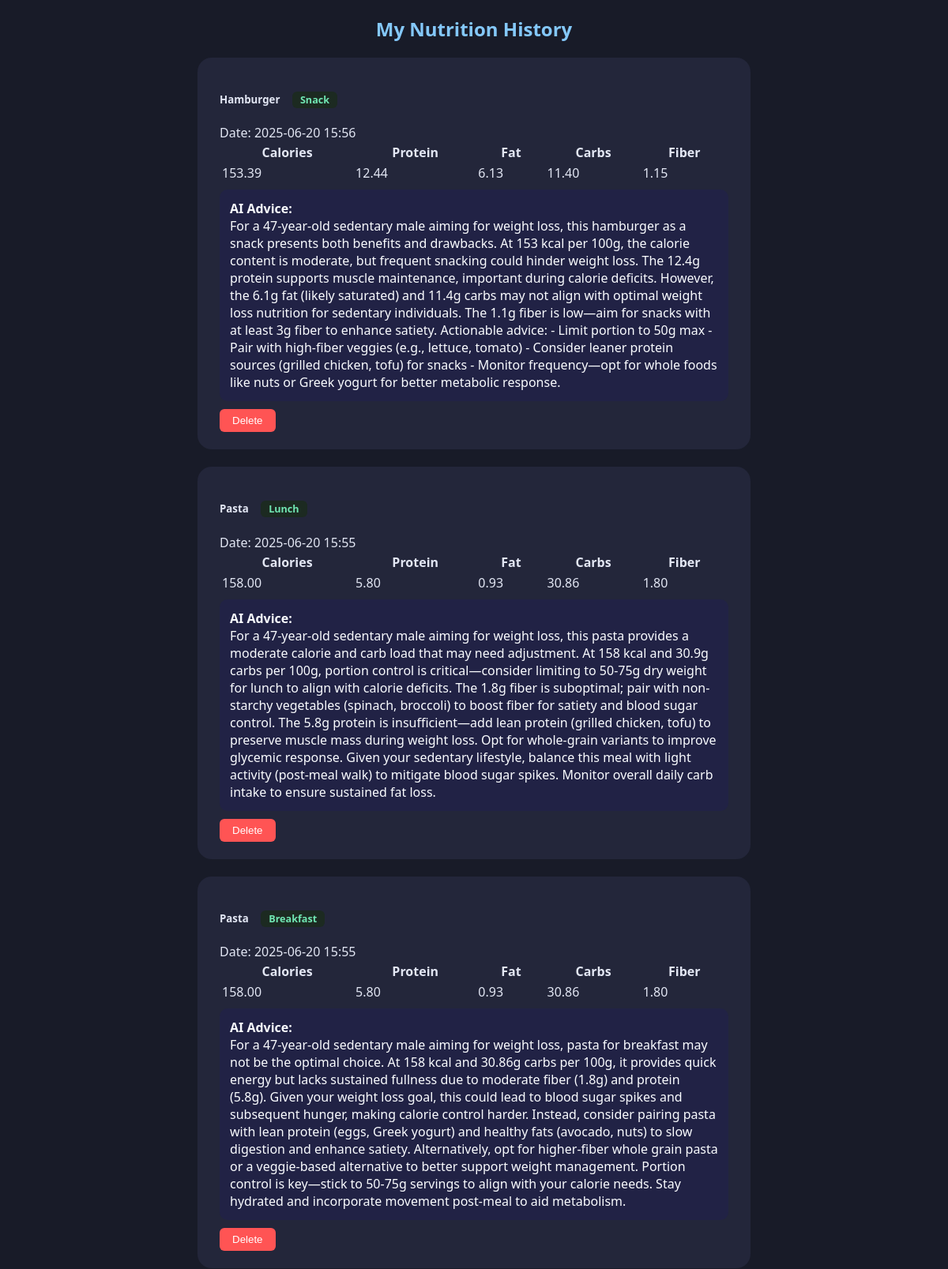
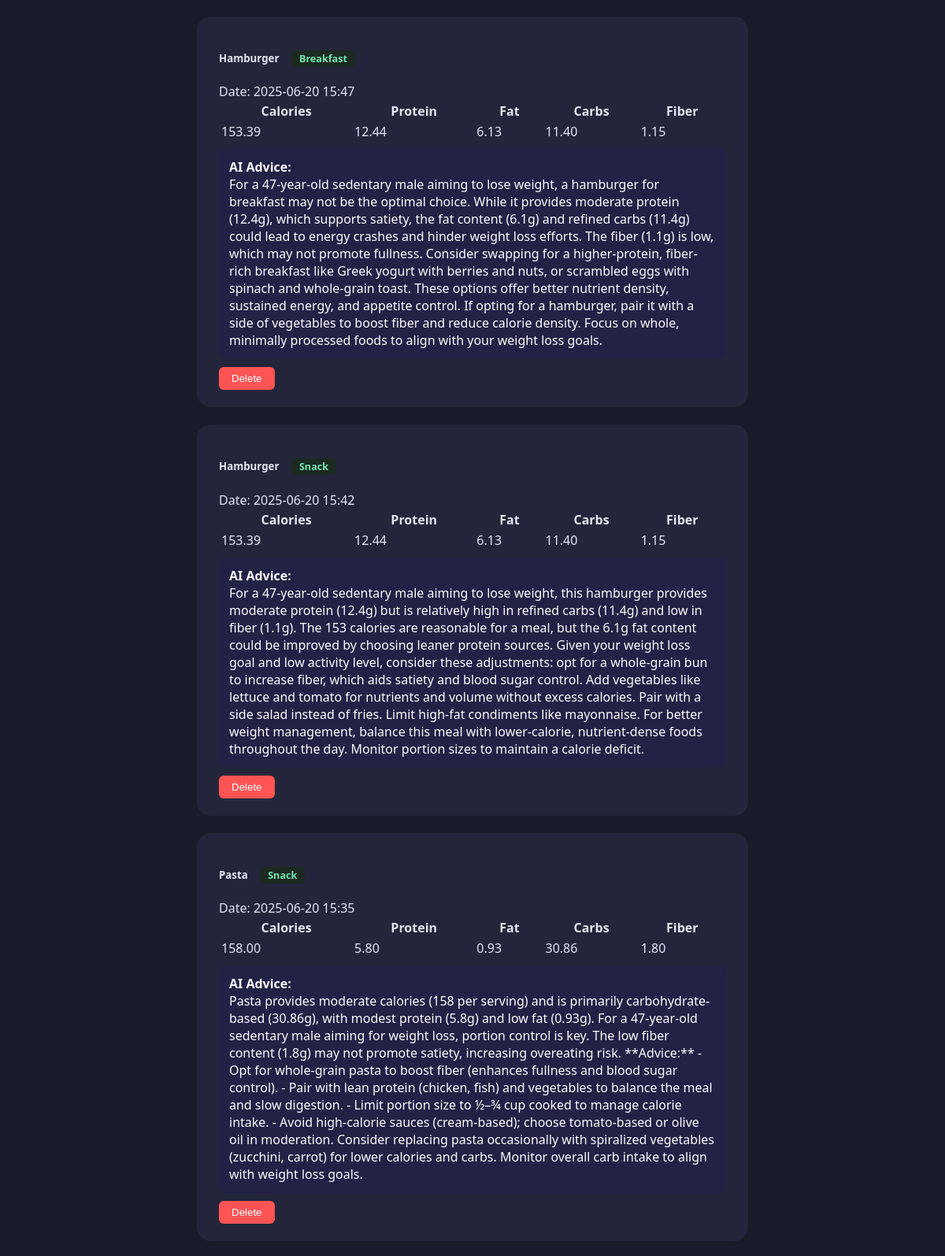
The page /history (signed in, upper part) on the database its author committed (2 pictures, top to bottom).
### backend/models.py (models this page shows)
class AnalysisHistory(db.Model):
    id = db.Column(db.Integer, primary_key=True)
    user_id = db.Column(db.Integer, nullable=False)
    food_name = db.Column(db.String(100))
    nutrients = db.Column(db.Text)
    ai_advice = db.Column(db.Text)
    timestamp = db.Column(db.DateTime, default=datetime.utcnow)
    tag = db.Column(db.String(20))

### app.py (the view)
    @app.route('/history')
    def history():
        if 'user_id' not in session:
            flash('Please log in first!')
            return redirect(url_for('login'))
        records = AnalysisHistory.query.filter_by(user_id=session['user_id']).order_by(
            AnalysisHistory.timestamp.desc()).all()
        for r in records:
            try:
                r.nutrients_dict = json.loads(r.nutrients)
            except Exception:
                r.nutrients_dict = {}
        return render_template('history.html', records=records)

### templates/history.html (shortened to what this page needs)
<!DOCTYPE html>
<html lang="en">
<head>
</head>
<body>
<h2 style="text-align:center;color:#84c8fa;">My Nutrition History</h2>
<div style="max-width:700px; margin:0 auto;">
    {% for item in records %}
    <div class="history-card">
        <h5>
            {{ item.food_name }}
            {% if item.tag %}
            <span class="meal-tag">
                            {{ item.tag.replace('_', ' ') | title }}
                        </span>
            {% endif %}
        </h5>
        <div>Date: {{ item.timestamp.strftime('%Y-%m-%d %H:%M') }}</div>
        <div class="nutrients-table">
            <table style="width:100%;">
                <tr>
                    {% for key in item.nutrients_dict.keys() %}
                    <th>{{ key|capitalize }}</th>
                    {% endfor %}
                </tr>
                <tr>
                    {% for value in item.nutrients_dict.values() %}
                    <td>
                        {% if value is number %}
                        {{ '%.2f'|format(value) }}
                        {% else %}
                        {{ value }}
                        {% endif %}
                    </td>
                    {% endfor %}
                </tr>
            </table>
        </div>
        {% if item.ai_advice %}
        <div class="advice"><b>AI Advice:</b><br>{{ item.ai_advice }}</div>
        {% endif %}
        <form action="{{ url_for('delete_history', history_id=item.id) }}" method="post" style="display:inline;">
            <button type="submit"
                    onclick="return confirm('Are you sure you want to delete this record?');"
                    style="background:#ff5454;color:#fff;border:none;border-radius:6px;padding:7px 16px;cursor:pointer;margin-top:10px;">
                Delete
            </button>
        </form>
    </div>
    {% endfor %}
</div>
</body>
</html>

### templates/history.html (style rules this page uses)
body { background: #181b28; color: #e2e6f3; font-family: 'Segoe UI', Arial, sans-serif; }
.history-card { background: #23263a; border-radius: 18px; margin-bottom: 22px; padding: 22px 28px; }
.advice { background: #212245; color: #fafcff; border-radius: 10px; padding: 13px; margin-top: 7px; }
.meal-tag { font-size: 0.95em; color: #71e7b3; background: #1c2a21; border-radius: 6px; padding: 2px 10px; margin-left: 12px; }

### rows shown on the page
AnalysisHistory: food_name "Hamburger", tag.replace "Snack", timestamp "2025-06-20 15:56", keys "Calories" "Protein" "Fat" "Carbs" "Fiber", value "153.39" "12.44" "6.13" "11.40" "1.15", ai_advice "For a 47-year-old sedentary male aiming for weight loss, this hamburger as a snack presents both benefits and drawbacks. At 153 kcal per 100g, the calorie content is moderate, but frequent snacking could hinder weight loss. The 12.4g protein supports muscle maintenance, important during calorie deficits. However, the 6.1g fat (likely saturated) and 11.4g carbs may not align with optimal weight loss nutrition for sedentary individuals. The 1.1g fiber is low—aim for snacks with at least 3g fiber to enhance satiety. Actionable advice: - Limit portion to 50g max - Pair with high-fiber veggies (e.g., lettuce, tomato) - Consider leaner protein sources (grilled chicken, tofu) for snacks - Monitor…"
AnalysisHistory: food_name "Pasta", tag.replace "Lunch", timestamp "2025-06-20 15:55", keys "Calories" "Protein" "Fat" "Carbs" "Fiber", value "158.00" "5.80" "0.93" "30.86" "1.80", ai_advice "For a 47-year-old sedentary male aiming for weight loss, this pasta provides a moderate calorie and carb load that may need adjustment. At 158 kcal and 30.9g carbs per 100g, portion control is critical—consider limiting to 50-75g dry weight for lunch to align with calorie deficits. The 1.8g fiber is suboptimal; pair with non-starchy vegetables (spinach, broccoli) to boost fiber for satiety and blood sugar control. The 5.8g protein is insufficient—add lean protein (grilled chicken, tofu) to preserve muscle mass during weight loss. Opt for whole-grain variants to improve glycemic response. Given your sedentary lifestyle, balance this meal with light activity (post-meal walk) to mitigate blood…"
AnalysisHistory: food_name "Pasta", tag.replace "Breakfast", timestamp "2025-06-20 15:55", keys "Calories" "Protein" "Fat" "Carbs" "Fiber", value "158.00" "5.80" "0.93" "30.86" "1.80", ai_advice "For a 47-year-old sedentary male aiming for weight loss, pasta for breakfast may not be the optimal choice. At 158 kcal and 30.86g carbs per 100g, it provides quick energy but lacks sustained fullness due to moderate fiber (1.8g) and protein (5.8g). Given your weight loss goal, this could lead to blood sugar spikes and subsequent hunger, making calorie control harder. Instead, consider pairing pasta with lean protein (eggs, Greek yogurt) and healthy fats (avocado, nuts) to slow digestion and enhance satiety. Alternatively, opt for higher-fiber whole grain pasta or a veggie-based alternative to better support weight management. Portion control is key—stick to 50-75g servings to align with…"
AnalysisHistory: food_name "Hamburger", tag.replace "Breakfast", timestamp "2025-06-20 15:47", keys "Calories" "Protein" "Fat" "Carbs" "Fiber", value "153.39" "12.44" "6.13" "11.40" "1.15", ai_advice "For a 47-year-old sedentary male aiming to lose weight, a hamburger for breakfast may not be the optimal choice. While it provides moderate protein (12.4g), which supports satiety, the fat content (6.1g) and refined carbs (11.4g) could lead to energy crashes and hinder weight loss efforts. The fiber (1.1g) is low, which may not promote fullness. Consider swapping for a higher-protein, fiber-rich breakfast like Greek yogurt with berries and nuts, or scrambled eggs with spinach and whole-grain toast. These options offer better nutrient density, sustained energy, and appetite control. If opting for a hamburger, pair it with a side of vegetables to boost fiber and reduce calorie density. Focus…"
AnalysisHistory: food_name "Hamburger", tag.replace "Snack", timestamp "2025-06-20 15:42", keys "Calories" "Protein" "Fat" "Carbs" "Fiber", value "153.39" "12.44" "6.13" "11.40" "1.15", ai_advice "For a 47-year-old sedentary male aiming to lose weight, this hamburger provides moderate protein (12.4g) but is relatively high in refined carbs (11.4g) and low in fiber (1.1g). The 153 calories are reasonable for a meal, but the 6.1g fat content could be improved by choosing leaner protein sources. Given your weight loss goal and low activity level, consider these adjustments: opt for a whole-grain bun to increase fiber, which aids satiety and blood sugar control. Add vegetables like lettuce and tomato for nutrients and volume without excess calories. Pair with a side salad instead of fries. Limit high-fat condiments like mayonnaise. For better weight management, balance this meal with…"
AnalysisHistory: food_name "Pasta", tag.replace "Snack", timestamp "2025-06-20 15:35", keys "Calories" "Protein" "Fat" "Carbs" "Fiber", value "158.00" "5.80" "0.93" "30.86" "1.80", ai_advice "Pasta provides moderate calories (158 per serving) and is primarily carbohydrate-based (30.86g), with modest protein (5.8g) and low fat (0.93g). For a 47-year-old sedentary male aiming for weight loss, portion control is key. The low fiber content (1.8g) may not promote satiety, increasing overeating risk. **Advice:** - Opt for whole-grain pasta to boost fiber (enhances fullness and blood sugar control). - Pair with lean protein (chicken, fish) and vegetables to balance the meal and slow digestion. - Limit portion size to ½–¾ cup cooked to manage calorie intake. - Avoid high-calorie sauces (cream-based); choose tomato-based or olive oil in moderation. Consider replacing pasta occasionally…"
